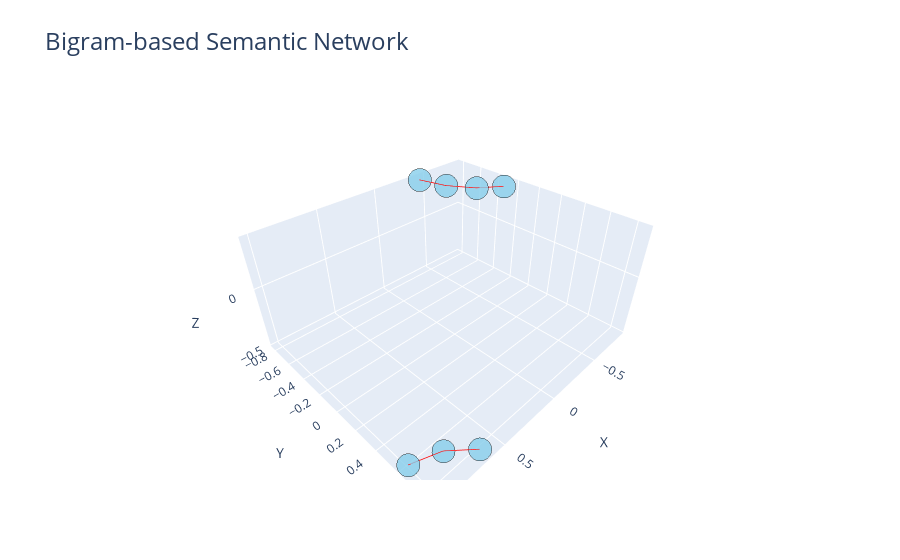

Write notebook code for a chart like this one.
### Code cell
import pandas as pd
import plotly
import plotly.graph_objects as go
from nltk import ngrams

# Example dataframe of user reviews and associated sentiment
data = {
    'Review': ["This app is great", "I didn't like the user interface", "It's an okay app"],
    'Sentiment': ["positive", "negative", "neutral"]
}
df = pd.DataFrame(data)

# Preprocess reviews and generate bigrams
df['Review'] = df['Review'].apply(standardize)  # Replace preprocess with your preprocessing function
# df['Sentiment_Score'] = df['Sentiment'].map({'positive': 1, 'neutral': 0, 'negative': -1})
df['Bigrams'] = df['Review'].apply(lambda x: list(ngrams(x, 2)))

# Count the frequency of each bigram
bigram_frequency = df['Bigrams'].explode().value_counts().to_dict()

# Filter bigrams with frequency greater than a threshold
threshold = 0
filtered_bigrams = {bigram: frequency for bigram, frequency in bigram_frequency.items() if frequency > threshold}

# Create a network graph
G = nx.Graph()

# Add nodes for unigrams and bigrams
# for unigram in df['Review'].explode().unique():
#     G.add_node(unigram)

# for bigram in filtered_bigrams:
#     G.add_node(bigram)

# Add edges with size based on frequency
for bigram, frequency in filtered_bigrams.items():
    G.add_edge(bigram[0], bigram[1], weight=frequency)
    print(bigram)
    print(frequency)

# Prepare node positions using a layout algorithm
pos = nx.spring_layout(G, dim=3)

# Extract node positions for plotting
node_x = [pos[node][0] for node in G.nodes()]
node_y = [pos[node][1] for node in G.nodes()]
node_z = [pos[node][2] for node in G.nodes()]

# Create edge trace
edge_x = []
edge_y = []
edge_z = []
edge_weights = []
for edge in G.edges():
    x0, y0, z0 = pos[edge[0]]
    x1, y1, z1 = pos[edge[1]]
    edge_x.extend([x0, x1, None])
    edge_y.extend([y0, y1, None])
    edge_z.extend([z0, z1, None])
    edge_weights.extend([G.edges[edge]['weight'], G.edges[edge]['weight'], None])

print(edge_weights)

# Create a 3D scatter plot for nodes
node_trace = go.Scatter3d(
    x=node_x,
    y=node_y,
    z=node_z,
    mode='markers',
    marker=dict(
        size=8,
        color='skyblue',
        line=dict(width=0.5, color='black'),
        opacity=0.8
    ),
    text=list(G.nodes()),
    hoverinfo='text'
)

# Create a 3D scatter plot for edges
edge_trace = go.Scatter3d(
    x=edge_x,
    y=edge_y,
    z=edge_z,
    mode='lines',
    line=dict(color='red', width=1.5),
    hoverinfo='none'
)

# Create the figure
fig = go.Figure(data=[node_trace, edge_trace])

# Set layout properties
fig.update_layout(
    title='Bigram-based Semantic Network',
    title_font_size=24,
    showlegend=False,
    scene=dict(
        xaxis=dict(title='X'),
        yaxis=dict(title='Y'),
        zaxis=dict(title='Z')
    )
)

# Display the interactive plot
fig.show()

import plotly.graph_objects as go
import plotly.io as pio
import webbrowser

# Save the plot as an HTML file
html_file = 'plot.html'
pio.write_html(fig, file=html_file)

# Open the HTML file in a new browser tab
webbrowser.open_new_tab('file://' + html_file)

### Figure 1 — Plotly figure (JSON) as saved in the notebook; plotly's stock layout.template omitted (floating-point values rounded to 4 significant figures)
{"data": [{"hoverinfo": "text", "marker": {"color": "skyblue", "line": {"color": "black", "width": 0.5}, "opacity": 0.8, "size": 8}, "mode": "markers", "text": ["app", "great", "didnt", "like", "user", "interface", "okay"], "type": "scatter3d", "x": [0.8145, 0.664, -0.4103, -0.5252, -0.6855, -0.8575, 1], "y": [0.7079, 0.85, -0.8105, -0.623, -0.4401, -0.3009, 0.6167], "z": [-0.455, -0.4468, 0.3738, 0.3463, 0.333, 0.337, -0.4884]}, {"hoverinfo": "none", "line": {"color": "red", "width": 1.5}, "mode": "lines", "type": "scatter3d", "x": [0.8145, 0.664, null, 0.8145, 1, null, -0.4103, -0.5252, null, -0.5252, -0.6855, null, -0.6855, -0.8575, null], "y": [0.7079, 0.85, null, 0.7079, 0.6167, null, -0.8105, -0.623, null, -0.623, -0.4401, null, -0.4401, -0.3009, null], "z": [-0.455, -0.4468, null, -0.455, -0.4884, null, 0.3738, 0.3463, null, 0.3463, 0.333, null, 0.333, 0.337, null]}], "layout": {"scene": {"xaxis": {"title": {"text": "X"}}, "yaxis": {"title": {"text": "Y"}}, "zaxis": {"title": {"text": "Z"}}}, "showlegend": false, "title": {"font": {"size": 24}, "text": "Bigram-based Semantic Network"}}}
